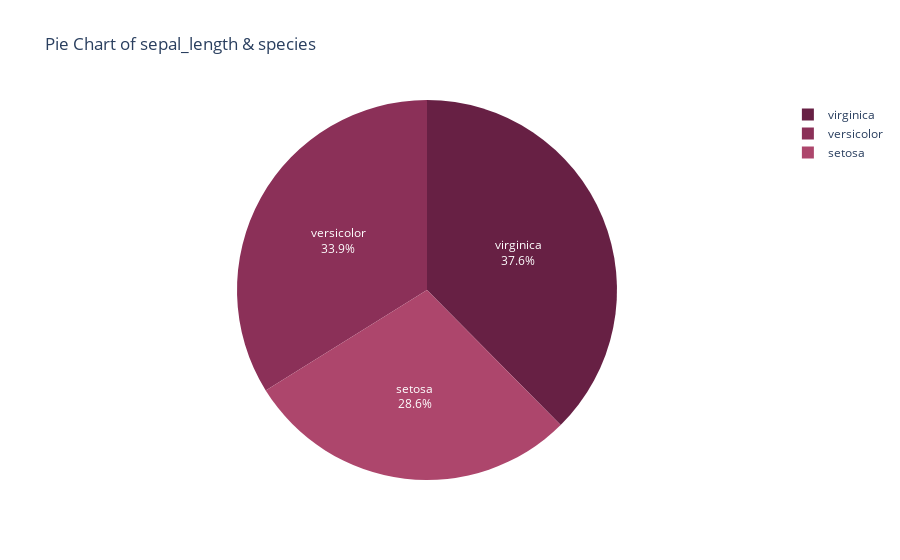

Notebook code for this chart:
### Code cell
fig = px.pie(df1 ,
       values = "sepal_length" , 
       names = "species"       , 
       title = "Pie Chart of sepal_length & species" ,
       color_discrete_sequence = px.colors.sequential.Burg_r)
fig.update_traces(textposition='inside', textinfo='percent+label')
fig.show()

### Figure 1 — Plotly figure (JSON) as saved in the notebook; plotly's stock layout.template omitted (floating-point values rounded to 4 significant figures; data arrays with more than 128 entries replaced by an {"elided": "..."} marker saying what was removed)
{"data": [{"domain": {"x": [0, 1], "y": [0, 1]}, "hovertemplate": "species=%{label}<br>sepal_length=%{value}<extra></extra>", "labels": {"elided": "150 str values"}, "legendgroup": "", "name": "", "showlegend": true, "textinfo": "percent+label", "textposition": "inside", "type": "pie", "values": {"elided": "150 float values"}}], "layout": {"legend": {"tracegroupgap": 0}, "piecolorway": ["rgb(103, 32, 68)", "rgb(139, 48, 88)", "rgb(173, 70, 108)", "rgb(204, 96, 125)", "rgb(227, 129, 145)", "rgb(244, 163, 168)", "rgb(255, 198, 196)"], "title": {"text": "Pie Chart of sepal_length & species"}}}
